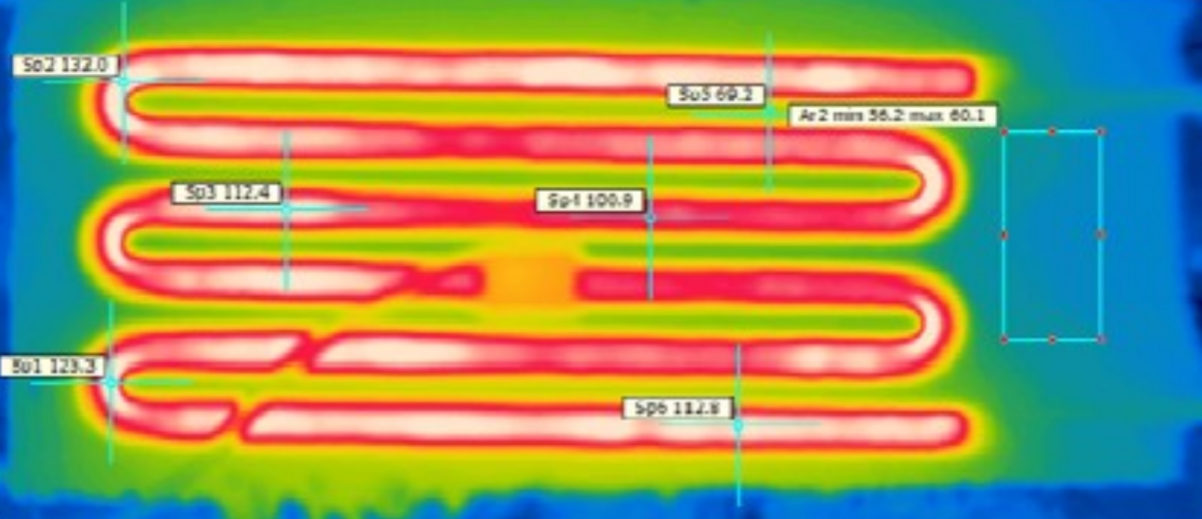
//> input picture ref/termo_ref.png, 1202 x 519 px
$ ./testing   (built with g++ and OpenCV 4)
//> lines starting //> are read from the running program, lines starting //| are printed output that depends on the picture
#include <opencv2/opencv.hpp>
#include <opencv2/core.hpp>
#include <opencv2/imgcodecs.hpp>
#include <opencv2/highgui.hpp>
#include <iostream>
#include <vector>
#include <string>

using namespace std;
using namespace cv;

void calculateHist(const Mat& img, Mat& hist, int histSize, const float* histRange) {
    calcHist(&img, 1, 0, Mat(), hist, 1, &histSize, &histRange, true, false);
    normalize(hist, hist, 0, img.rows, NORM_MINMAX, -1, Mat());
}

int main(int argc, char** argv)
{
    Mat img = imread("/home/angelika/Desktop/8_term/R_D/ref/termo_ref.png", IMREAD_COLOR);
//> img is the input picture: 519 rows x 1202 cols, CV_8UC3; mean B, G, R 94.6, 150.1, 150.2
    if(img.empty()) {
        cout << "Could not read the image!" << endl;
        return 1;
    }

    vector<Mat> channels(3), clahe_channels(3);
    vector<string> channel_names = {"Blue", "Green", "Red"};
    int histSize = 256;
    float range[] = { 0, 256 };
    const float* histRange[] = { range };

    Ptr<CLAHE> clahe = createCLAHE();
    for (int i = 0; i < 3; ++i) {
        extractChannel(img, channels[i], i);
        clahe->apply(channels[i], clahe_channels[i]);
    }


    vector<Mat> images_with_labels(3);
    int padding = 35;
    for (int i = 0; i < 3; ++i) {
        resize(channels[i], channels[i], Size(), 0.20, 0.20);
        Mat image_with_title(channels[i].rows + padding, channels[i].cols, channels[i].type(), Scalar(255, 255, 255));
        channels[i].copyTo(image_with_title(Rect(0, padding, channels[i].cols, channels[i].rows)));
        putText(image_with_title, channel_names[i], Point(10, 25), FONT_ITALIC, 1, Scalar(0, 0, 0), 1);
        images_with_labels[i] = image_with_title.clone();
    }


    Mat combined_image;
    hconcat(images_with_labels[0], images_with_labels[1], combined_image);
    hconcat(combined_image, images_with_labels[2], combined_image);
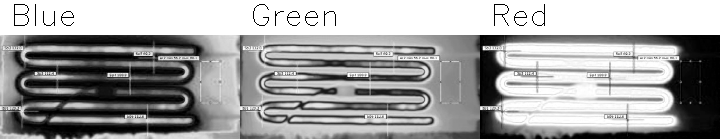
//> combined_image: 139 rows x 720 cols, CV_8UC1; min 0, max 255, mean 161.4
    imshow("Combined Channels", combined_image);
    imwrite("/home/angelika/Desktop/8_term/R_D/output_combined_channels.png", combined_image);

    Mat b_hist, g_hist, r_hist;
    calculateHist(channels[0], b_hist, histSize, *histRange);
//> in calculateHist, `calcHist(&img, 1, 0, Mat(), hist, 1, &histSize, &histRange, true, fals..`: hist = 256 values, max 721 at index 0, min 0 at index 244, mean 97.5
//> in calculateHist, `normalize(hist, hist, 0, img.rows, NORM_MINMAX, -1, Mat());`: hist = 256 values, max 104 at index 0, min 0 at index 244, mean 14.06
//> b_hist has the same summary as hist in calculateHist
    calculateHist(channels[1], g_hist, histSize, *histRange);
//> g_hist = 256 values, max 104 at index 144, min 0 at index 0, mean 24.49
    calculateHist(channels[2], r_hist, histSize, *histRange);
//> r_hist = 256 values, max 104 at index 255, min 0 at index 46, mean 7.24

    int hist_w = 512, hist_h = 120;
    int bin_w = cvRound((double)hist_w / histSize);
    Mat histImage(hist_h, hist_w, CV_8UC3, Scalar(255, 255, 255));


    for (int i = 1; i < histSize; i++) {
        line(histImage, Point(bin_w * (i - 1), hist_h - cvRound(b_hist.at<float>(i - 1))),
             Point(bin_w * (i), hist_h - cvRound(b_hist.at<float>(i))),
             Scalar(255, 0, 0), 2, 8, 0);
        line(histImage, Point(bin_w * (i - 1), hist_h - cvRound(g_hist.at<float>(i - 1))),
             Point(bin_w * (i), hist_h - cvRound(g_hist.at<float>(i))),
             Scalar(0, 255, 0), 2, 8, 0);
        line(histImage, Point(bin_w * (i - 1), hist_h - cvRound(r_hist.at<float>(i - 1))),
             Point(bin_w * (i), hist_h - cvRound(r_hist.at<float>(i))),
             Scalar(0, 0, 255), 2, 8, 0);
    }
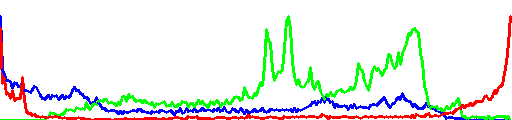
//> histImage: 120 rows x 512 cols, CV_8UC3; mean B, G, R 233.7, 238.9, 234.4

    // [7 lines of commented-out code are left out]


    vector<Mat> clahe_images_with_labels(3);
    for (int i = 0; i < 3; ++i) {
        resize(clahe_channels[i], clahe_channels[i], Size(), 0.20, 0.20);
        Mat image_with_title(channels[i].rows + padding, channels[i].cols, channels[i].type(), Scalar(255, 255, 255));
        clahe_channels[i].copyTo(image_with_title(Rect(0, padding, channels[i].cols, channels[i].rows)));
        putText(image_with_title, channel_names[i] + " CLAHE", Point(10, 25), FONT_ITALIC, 1, Scalar(0, 0, 0), 1);
        clahe_images_with_labels[i] = image_with_title.clone();
    }


    Mat combined_clahe_image;
    hconcat(clahe_images_with_labels[0], clahe_images_with_labels[1], combined_clahe_image);
    hconcat(combined_clahe_image, clahe_images_with_labels[2], combined_clahe_image);
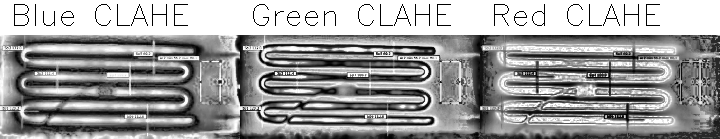
//> combined_clahe_image: 139 rows x 720 cols, CV_8UC1; min 0, max 255, mean 157.6
    imshow("CLAHE Combined Channels", combined_clahe_image);
    imwrite("/home/angelika/Desktop/8_term/R_D/output_combined_channels_clahe.png", combined_clahe_image);


    Mat merged_clahe;
    vector<Mat> merged_channels = {clahe_channels[0], clahe_channels[1], clahe_channels[2]};
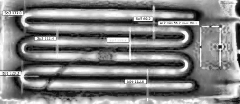
//> merged_channels[0]: 104 rows x 240 cols, CV_8UC1; min 0, max 255, mean 129
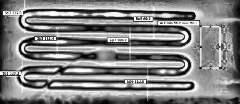
//> merged_channels[1]: 104 rows x 240 cols, CV_8UC1; min 0, max 255, mean 130
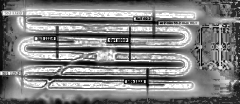
//> merged_channels[2]: 104 rows x 240 cols, CV_8UC1; min 0, max 255, mean 128.5
    merge(merged_channels, merged_clahe);
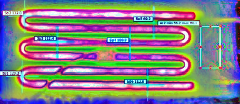
//> merged_clahe: 104 rows x 240 cols, CV_8UC3; mean B, G, R 129, 130, 128.5
    imshow("CLAHE Merged Image", merged_clahe);
    imwrite("/home/angelika/Desktop/8_term/R_D/output_merged_clahe.png", merged_clahe);

    waitKey();
    return 0;
}

$ run again, with ref/reference.png copied over ref/termo_ref.png
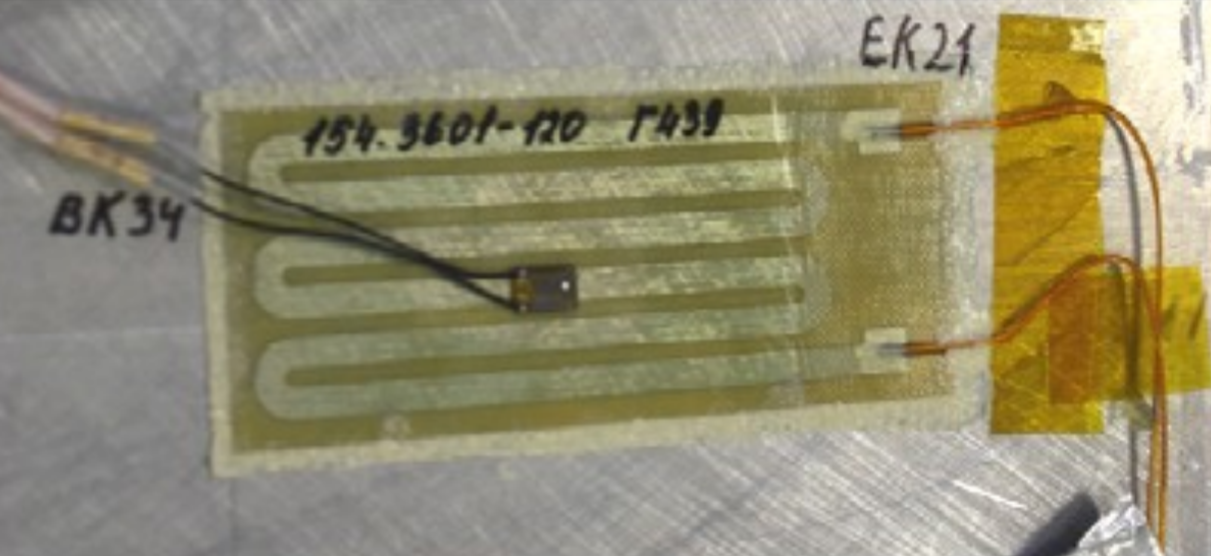
//> input picture ref/reference.png, 1211 x 556 px
//> img is the input picture: 556 rows x 1211 cols, CV_8UC3; mean B, G, R 112.8, 141.4, 147.2
//> `hconcat(combined_image, images_with_labels[2], combined_image);`:
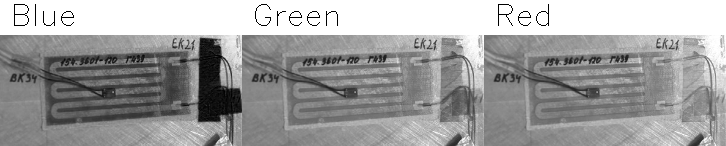
//> combined_image: 146 rows x 726 cols, CV_8UC1; min 0, max 255, mean 161.5
//> in calculateHist, `calcHist(&img, 1, 0, Mat(), hist, 1, &histSize, &histRange, true, fals..`: hist = 256 values, max 427 at index 133, min 0 at index 240, mean 104.9
//> in calculateHist, `normalize(hist, hist, 0, img.rows, NORM_MINMAX, -1, Mat());`: hist = 256 values, max 111 at index 133, min 0 at index 240, mean 27.28
//> b_hist has the same summary as hist in calculateHist
//> g_hist = 256 values, max 111 at index 135, min 0 at index 0, mean 20.12
//> r_hist = 256 values, max 111 at index 137, min 0 at index 0, mean 19.67
//> `merge(merged_channels, merged_clahe);`:
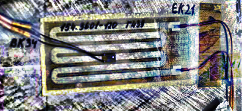
//> merged_clahe: 111 rows x 242 cols, CV_8UC3; mean B, G, R 130.6, 130.6, 130.6
